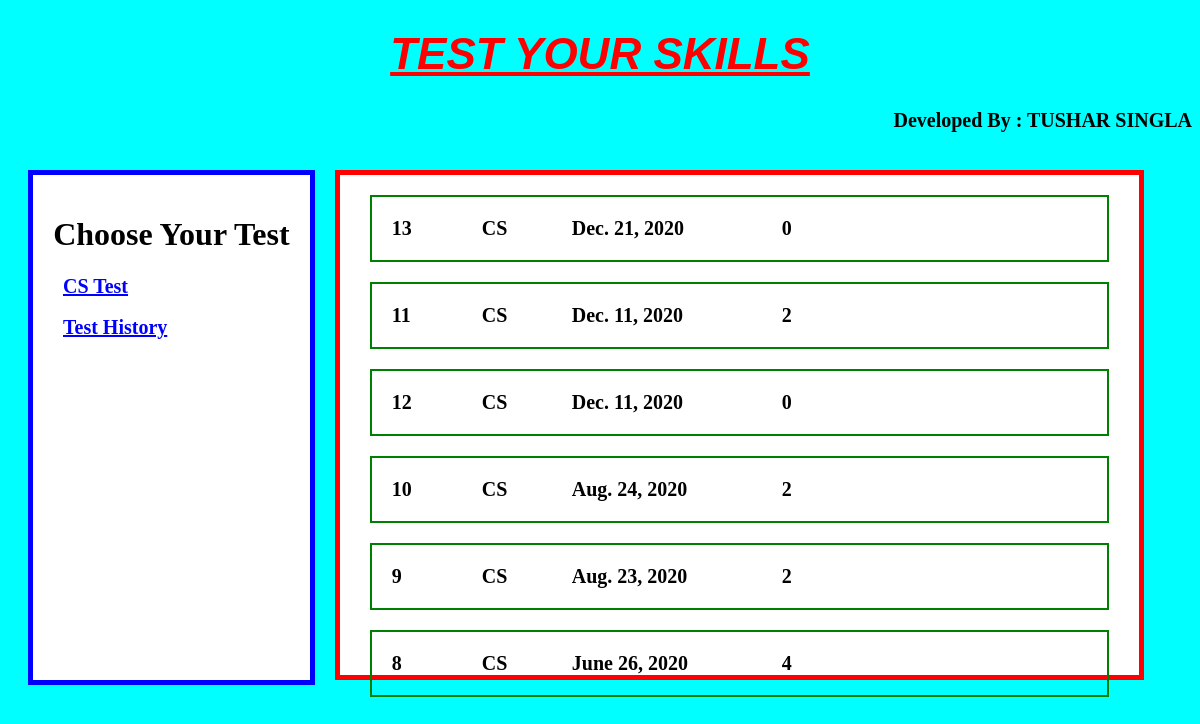
The page /resulthistory/ (signed in) on the database its author committed.
### tys/models.py (models this page shows)
class Result(models.Model):
     userid=models.CharField(max_length=3)
     date=models.DateField()
     stream=models.CharField(max_length=20)
     result=models.CharField(max_length=5)
     class Meta:
          ordering=('-date',)
          db_table="Result";

### tys/views.py (the view)
# urls.py: path('resulthistory/',views.history),
def history(request):
     obj=Result.objects.filter(userid=request.session['uid'])
     x=request.session['uid']
     y=request.session['uname']
     return render(request,"tys/resulthistory.html",{'l':obj,'x':x,'y':y})

### tys/templates/tys/resulthistory.html (shortened to what this page needs)
{% extends "tys/homepage.html" %}
{% block content_heading %}
<h1 align="center">Choose Your Test</h1>
<b><a href="/b1/" style="font-size:20px;color:blue;margin:10px;">CS Test</a><br><br>
<a href="/resulthistory/" style="font-size:20px;color:blue;margin:10px;">Test History</a>
</b>
{% endblock %}
{% block content %}
{% for i in l %}
<div style="border:2px solid green;overflow:auto;margin-right:30px;margin-top:20px;">
   <div style="margin:20px;float:left;width:30px;">{{i.id}}</div>
   <div style="margin:20px;margin-left:40px;float:left;width:30px;">{{i.stream}}</div>
   <div style="margin:20px;margin-left:40px;float:left;width:150px;">{{i.date}}</div>
   <div style="margin:20px;margin-left:40px;float:left;width:30px;">{{i.result}}</div>
</div>
{% endfor %}
{% endblock %}

### tys/static/css/tys.css (style rules this page uses)
body { background-color:aqua; }

### rows shown on the page
Result: id "13", stream "CS", date "Dec. 21, 2020", result "0"
Result: id "11", stream "CS", date "Dec. 11, 2020", result "2"
Result: id "12", stream "CS", date "Dec. 11, 2020", result "0"
Result: id "10", stream "CS", date "Aug. 24, 2020", result "2"
Result: id "9", stream "CS", date "Aug. 23, 2020", result "2"
Result: id "8", stream "CS", date "June 26, 2020", result "4"
